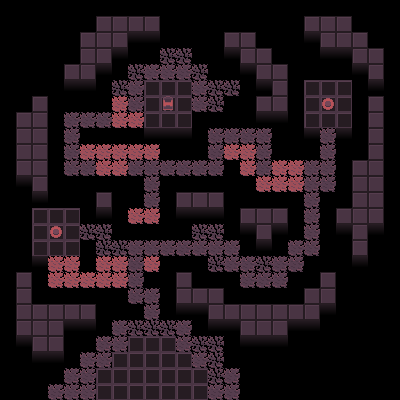

This game map was drawn from its Tiled (.tmx) file and the tilesets committed beside it. A one-line description and the full map source follow:
An orthogonal 25x25 tile map with 16x16 px tiles, 4 tile layers (Ground, ButtonPath1, ButtonPath2, Stuff).

<map version="1.2" tiledversion="1.3.4" orientation="orthogonal" renderorder="right-down" width="25" height="25" tilewidth="16" tileheight="16" infinite="0" nextlayerid="5" nextobjectid="1">
 <properties>
  <property name="Caption" value="Sometimes, I have to try so hard|to find a tiny light;There has to be a way|to turn it on.;Where is it?" />
  <property name="SpawnX" type="int" value="9" />
  <property name="SpawnY" type="int" value="23" />
 </properties>
 <tileset firstgid="1" source="Tileset.tsx" />
 <layer id="1" name="Ground" width="25" height="25">
  <data encoding="csv">
0,0,0,0,0,0,0,0,0,0,0,0,0,0,0,0,0,0,0,0,0,0,0,0,0,
0,0,0,0,0,0,2,2,2,2,0,0,0,0,0,0,0,0,0,2,2,2,0,0,0,
0,0,0,0,0,2,2,2,10,10,0,0,0,0,2,2,0,0,0,10,2,2,2,0,0,
0,0,0,0,0,2,2,10,0,0,9,9,0,0,10,2,2,0,0,0,10,10,2,2,0,
0,0,0,0,2,2,10,0,9,1,1,1,9,0,0,10,2,2,0,0,0,0,10,2,0,
0,0,0,0,10,10,0,9,1,3,3,3,1,9,9,0,10,2,0,3,3,3,0,10,0,
0,0,2,0,0,0,0,0,1,3,3,3,1,9,0,0,2,2,0,3,3,3,0,2,0,
0,2,2,0,1,1,1,0,0,3,3,3,0,0,0,0,10,10,0,3,3,3,0,2,0,
0,2,2,0,1,0,0,0,0,10,10,10,0,1,1,1,1,0,0,10,1,10,0,2,0,
0,2,2,0,1,0,0,0,0,0,0,0,0,1,0,0,1,0,0,0,1,0,0,2,0,
0,2,2,0,1,1,0,0,1,1,1,1,1,1,0,0,1,0,0,1,1,0,2,2,0,
0,10,2,0,0,0,0,0,0,1,0,0,0,0,0,0,0,0,0,1,1,0,2,2,0,
0,0,10,0,0,0,2,0,0,1,0,2,2,2,0,0,0,0,0,1,0,0,2,2,0,
0,0,3,3,3,0,10,0,0,0,0,10,10,10,0,2,2,2,0,1,0,2,2,2,0,
0,0,3,3,3,9,9,0,0,0,0,0,9,9,0,10,2,10,0,1,0,10,2,10,0,
0,0,3,3,3,0,9,9,1,1,1,1,1,1,1,0,10,0,1,1,0,0,2,0,0,
0,0,10,0,0,0,0,0,1,0,0,0,0,9,1,1,9,1,1,0,0,0,10,0,0,
0,2,0,0,0,0,0,0,1,0,0,2,0,0,0,1,1,1,0,0,2,0,0,0,0,
0,2,0,0,0,0,0,0,1,1,0,2,2,2,0,0,0,0,0,2,2,0,0,0,0,
0,2,2,2,2,2,0,0,0,1,0,10,10,2,2,2,2,2,2,2,10,0,0,0,0,
0,2,2,2,10,10,0,1,9,9,9,1,0,10,10,2,2,2,10,10,0,0,0,0,0,
0,10,2,2,0,0,1,1,3,3,3,1,9,9,0,10,10,10,0,0,0,0,0,0,0,
0,0,10,10,0,1,1,3,3,3,3,3,1,9,0,0,0,0,0,0,0,0,0,0,0,
0,0,0,0,1,1,3,3,3,3,3,3,3,9,1,0,0,0,0,0,0,0,0,0,0,
0,0,0,1,1,1,3,3,3,3,3,3,3,1,1,0,0,0,0,0,0,0,0,0,0
</data>
 </layer>
 <layer id="3" name="ButtonPath1" width="25" height="25">
  <properties>
   <property name="Activated" type="bool" value="false" />
   <property name="ActivatorX" type="int" value="3" />
   <property name="ActivatorY" type="int" value="14" />
  </properties>
  <data encoding="csv">
0,0,0,0,0,0,0,0,0,0,0,0,0,0,0,0,0,0,0,0,0,0,0,0,0,
0,0,0,0,0,0,0,0,0,0,0,0,0,0,0,0,0,0,0,0,0,0,0,0,0,
0,0,0,0,0,0,0,0,0,0,0,0,0,0,0,0,0,0,0,0,0,0,0,0,0,
0,0,0,0,0,0,0,0,0,0,0,0,0,0,0,0,0,0,0,0,0,0,0,0,0,
0,0,0,0,0,0,0,0,0,0,0,0,0,0,0,0,0,0,0,0,0,0,0,0,0,
0,0,0,0,0,0,0,0,0,0,0,0,0,0,0,0,0,0,0,0,0,0,0,0,0,
0,0,0,0,0,0,0,0,0,0,0,0,0,0,0,0,0,0,0,0,0,0,0,0,0,
0,0,0,0,0,0,0,0,0,0,0,0,0,0,0,0,0,0,0,0,0,0,0,0,0,
0,0,0,0,0,0,0,0,0,0,0,0,0,0,0,0,0,0,0,0,0,0,0,0,0,
0,0,0,0,0,17,17,0,0,0,0,0,0,0,0,0,0,0,0,0,0,0,0,0,0,
0,0,0,0,0,0,17,17,0,0,0,0,0,0,0,0,0,0,0,0,0,0,0,0,0,
0,0,0,0,0,0,0,0,0,0,0,0,0,0,0,0,0,0,0,0,0,0,0,0,0,
0,0,0,0,0,0,0,0,0,0,0,0,0,0,0,0,0,0,0,0,0,0,0,0,0,
0,0,0,0,0,0,0,0,17,17,0,0,0,0,0,0,0,0,0,0,0,0,0,0,0,
0,0,0,0,0,0,0,0,0,0,0,0,0,0,0,0,0,0,0,0,0,0,0,0,0,
0,0,0,0,0,0,0,0,0,0,0,0,0,0,0,0,0,0,0,0,0,0,0,0,0,
0,0,0,17,17,0,17,17,0,17,0,0,0,0,0,0,0,0,0,0,0,0,0,0,0,
0,0,0,17,17,17,17,17,0,0,0,0,0,0,0,0,0,0,0,0,0,0,0,0,0,
0,0,0,0,0,0,0,0,0,0,0,0,0,0,0,0,0,0,0,0,0,0,0,0,0,
0,0,0,0,0,0,0,0,0,0,0,0,0,0,0,0,0,0,0,0,0,0,0,0,0,
0,0,0,0,0,0,0,0,0,0,0,0,0,0,0,0,0,0,0,0,0,0,0,0,0,
0,0,0,0,0,0,0,0,0,0,0,0,0,0,0,0,0,0,0,0,0,0,0,0,0,
0,0,0,0,0,0,0,0,0,0,0,0,0,0,0,0,0,0,0,0,0,0,0,0,0,
0,0,0,0,0,0,0,0,0,0,0,0,0,0,0,0,0,0,0,0,0,0,0,0,0,
0,0,0,0,0,0,0,0,0,0,0,0,0,0,0,0,0,0,0,0,0,0,0,0,0
</data>
 </layer>
 <layer id="4" name="ButtonPath2" width="25" height="25">
  <properties>
   <property name="Activated" type="bool" value="false" />
   <property name="ActivatorX" type="int" value="20" />
   <property name="ActivatorY" type="int" value="6" />
  </properties>
  <data encoding="csv">
0,0,0,0,0,0,0,0,0,0,0,0,0,0,0,0,0,0,0,0,0,0,0,0,0,
0,0,0,0,0,0,0,0,0,0,0,0,0,0,0,0,0,0,0,0,0,0,0,0,0,
0,0,0,0,0,0,0,0,0,0,0,0,0,0,0,0,0,0,0,0,0,0,0,0,0,
0,0,0,0,0,0,0,0,0,0,0,0,0,0,0,0,0,0,0,0,0,0,0,0,0,
0,0,0,0,0,0,0,0,0,0,0,0,0,0,0,0,0,0,0,0,0,0,0,0,0,
0,0,0,0,0,0,0,0,0,0,0,0,0,0,0,0,0,0,0,0,0,0,0,0,0,
0,0,0,0,0,0,0,17,0,0,0,0,0,0,0,0,0,0,0,0,0,0,0,0,0,
0,0,0,0,0,0,0,17,17,0,0,0,0,0,0,0,0,0,0,0,0,0,0,0,0,
0,0,0,0,0,0,0,0,0,0,0,0,0,0,0,0,0,0,0,0,0,0,0,0,0,
0,0,0,0,0,0,0,17,17,17,0,0,0,0,17,17,0,0,0,0,0,0,0,0,0,
0,0,0,0,0,0,0,0,0,0,0,0,0,0,0,17,0,17,17,0,0,0,0,0,0,
0,0,0,0,0,0,0,0,0,0,0,0,0,0,0,0,17,17,17,0,0,0,0,0,0,
0,0,0,0,0,0,0,0,0,0,0,0,0,0,0,0,0,0,0,0,0,0,0,0,0,
0,0,0,0,0,0,0,0,0,0,0,0,0,0,0,0,0,0,0,0,0,0,0,0,0,
0,0,0,0,0,0,0,0,0,0,0,0,0,0,0,0,0,0,0,0,0,0,0,0,0,
0,0,0,0,0,0,0,0,0,0,0,0,0,0,0,0,0,0,0,0,0,0,0,0,0,
0,0,0,0,0,0,0,0,0,0,0,0,0,0,0,0,0,0,0,0,0,0,0,0,0,
0,0,0,0,0,0,0,0,0,0,0,0,0,0,0,0,0,0,0,0,0,0,0,0,0,
0,0,0,0,0,0,0,0,0,0,0,0,0,0,0,0,0,0,0,0,0,0,0,0,0,
0,0,0,0,0,0,0,0,0,0,0,0,0,0,0,0,0,0,0,0,0,0,0,0,0,
0,0,0,0,0,0,0,0,0,0,0,0,0,0,0,0,0,0,0,0,0,0,0,0,0,
0,0,0,0,0,0,0,0,0,0,0,0,0,0,0,0,0,0,0,0,0,0,0,0,0,
0,0,0,0,0,0,0,0,0,0,0,0,0,0,0,0,0,0,0,0,0,0,0,0,0,
0,0,0,0,0,0,0,0,0,0,0,0,0,0,0,0,0,0,0,0,0,0,0,0,0,
0,0,0,0,0,0,0,0,0,0,0,0,0,0,0,0,0,0,0,0,0,0,0,0,0
</data>
 </layer>
 <layer id="2" name="Stuff" width="25" height="25">
  <data encoding="csv">
0,0,0,0,0,0,0,0,0,0,0,0,0,0,0,0,0,0,0,0,0,0,0,0,0,
0,0,0,0,0,0,0,0,0,0,0,0,0,0,0,0,0,0,0,0,0,0,0,0,0,
0,0,0,0,0,0,0,0,0,0,0,0,0,0,0,0,0,0,0,0,0,0,0,0,0,
0,0,0,0,0,0,0,0,0,0,0,0,0,0,0,0,0,0,0,0,0,0,0,0,0,
0,0,0,0,0,0,0,0,0,0,0,0,0,0,0,0,0,0,0,0,0,0,0,0,0,
0,0,0,0,0,0,0,0,0,0,0,0,0,0,0,0,0,0,0,0,0,0,0,0,0,
0,0,0,0,0,0,0,0,0,0,4,0,0,0,0,0,0,0,0,0,5,0,0,0,0,
0,0,0,0,0,0,0,0,0,0,0,0,0,0,0,0,0,0,0,0,0,0,0,0,0,
0,0,0,0,0,0,0,0,0,0,0,0,0,0,0,0,0,0,0,0,0,0,0,0,0,
0,0,0,0,0,0,0,0,0,0,0,0,0,0,0,0,0,0,0,0,0,0,0,0,0,
0,0,0,0,0,0,0,0,0,0,0,0,0,0,0,0,0,0,0,0,0,0,0,0,0,
0,0,0,0,0,0,0,0,0,0,0,0,0,0,0,0,0,0,0,0,0,0,0,0,0,
0,0,0,0,0,0,0,0,0,0,0,0,0,0,0,0,0,0,0,0,0,0,0,0,0,
0,0,0,0,0,0,0,0,0,0,0,0,0,0,0,0,0,0,0,0,0,0,0,0,0,
0,0,0,5,0,0,0,0,0,0,0,0,0,0,0,0,0,0,0,0,0,0,0,0,0,
0,0,0,0,0,0,0,0,0,0,0,0,0,0,0,0,0,0,0,0,0,0,0,0,0,
0,0,0,0,0,0,0,0,0,0,0,0,0,0,0,0,0,0,0,0,0,0,0,0,0,
0,0,0,0,0,0,0,0,0,0,0,0,0,0,0,0,0,0,0,0,0,0,0,0,0,
0,0,0,0,0,0,0,0,0,0,0,0,0,0,0,0,0,0,0,0,0,0,0,0,0,
0,0,0,0,0,0,0,0,0,0,0,0,0,0,0,0,0,0,0,0,0,0,0,0,0,
0,0,0,0,0,0,0,0,0,0,0,0,0,0,0,0,0,0,0,0,0,0,0,0,0,
0,0,0,0,0,0,0,0,0,0,0,0,0,0,0,0,0,0,0,0,0,0,0,0,0,
0,0,0,0,0,0,0,0,0,0,0,0,0,0,0,0,0,0,0,0,0,0,0,0,0,
0,0,0,0,0,0,0,0,0,0,0,0,0,0,0,0,0,0,0,0,0,0,0,0,0,
0,0,0,0,0,0,0,0,0,0,0,0,0,0,0,0,0,0,0,0,0,0,0,0,0
</data>
 </layer>
</map>
